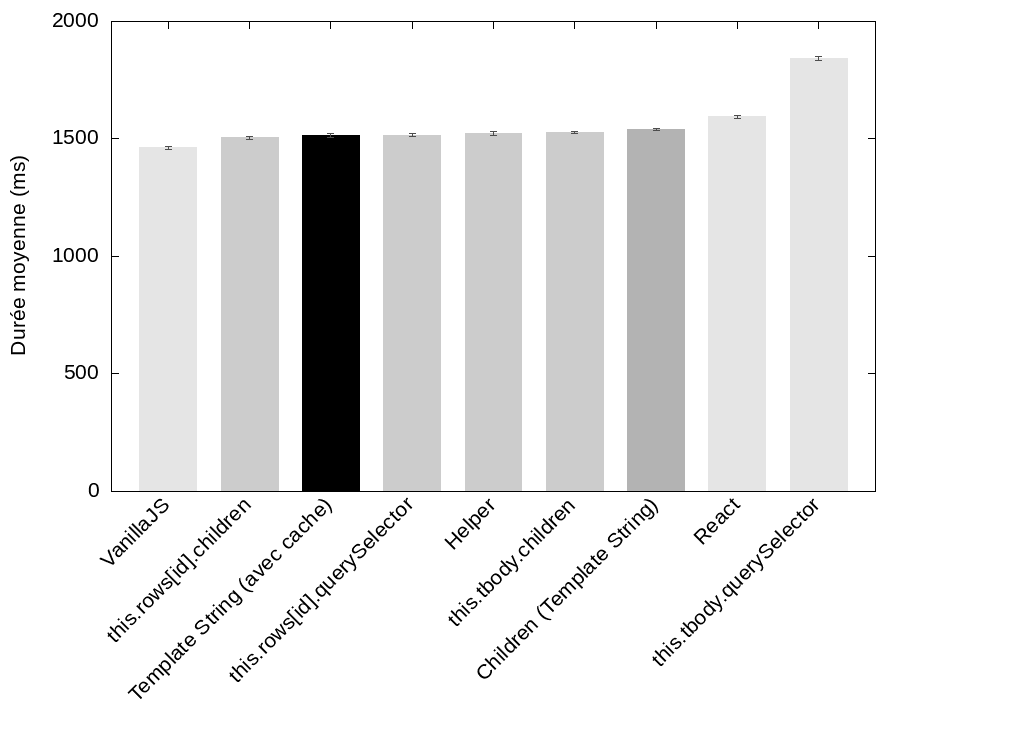

The gnuplot source for this figure:
set term png size 1024,750 font 'Liberation Sans,16'
set output "mem_innerHTML.png"

set style fill solid
set boxwidth 0.7
set yrange [0:2000]
set ylabel "Durée moyenne (ms)"
unset key
set datafile separator ","

set linetype 1 lc rgb "gray90"
set linetype 2 lc rgb "gray80"
set linetype 3 lc rgb "black"
set linetype 4 lc rgb "gray80"
set linetype 5 lc rgb "gray80"
set linetype 6 lc rgb "gray80"
set linetype 7 lc rgb "gray70"
set linetype 8 lc rgb "gray90"
set linetype cycle 2

set xtics rotate by 45 right

plot '<(egrep "^(VanillaJS|this.tbody.children|this.rows\[id\].children|this.rows\[id\].querySelector|Helper|React|this.tbody.querySelector|Children \(Template String\)|Template String \(avec cache\))," data.csv)' \
  using 0:2:($0+1):xtic(1) with boxes lc variable, \
  '' using 0:2:3:4 with yerrorbars lc rgb 'gray30' pt 0 lw 1
